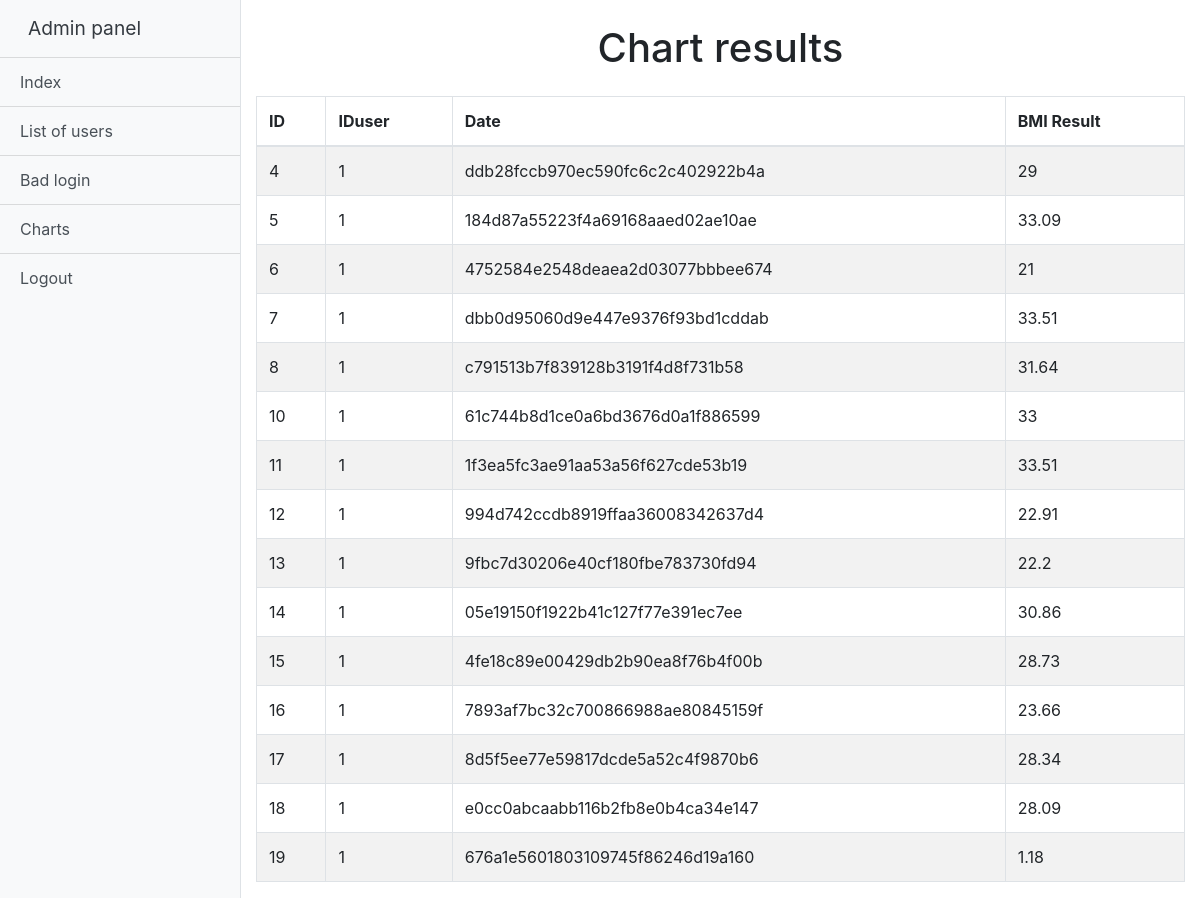
Screenshot of /adminPanel.php?action=charts (signed in) with the database file from the repository.
### tables this page shows
CREATE TABLE "chart" (
	`ID`	INTEGER NOT NULL PRIMARY KEY AUTOINCREMENT,
	`IDUser`	INTEGER,
	`date`	TEXT,
	`bmiResult`	REAL,
	FOREIGN KEY(`IDUser`) REFERENCES `users`(`ID`)
);

### charts.php (the view, shortened to what this page needs)
<?php
  if (isset($_SESSION["id"])) {
    $id = $_SESSION["id"];
    try {
      $db = new PDO("sqlite:database.sqlite");
    } catch (PDOException $e) {
      echo "Error!".$e->getMessage();
    }
      $query = "SELECT * FROM users WHERE ID = $id AND perm = 'admin'";
      $result = $db->query($query);
      if (!$result) {
        header("Location: index.php");
      } else {
        $rows = $result->fetch();
        if ($rows) {
?>
<div class="container-fluid mt-4">
  <h1 class="text-center">Chart results</h1>
  <table class="table-striped table table-bordered mt-4">
    <thead>
      <tr>
        <th>ID</th>
        <th>IDuser</th>
        <th>Date</th>
        <th>BMI Result</th>
      </tr>
    </thead>
    <tbody>
      <?php
        try {
          $conn = new PDO("sqlite:database.sqlite");
          $sql = "SELECT * FROM chart";
          $result = $conn->query($sql);
          if (!$result) {
            echo "<SCRIPT type='text/javascript'>
            alert('Error!!!');
              window.location.replace(\"adminPanel.php\");
            </SCRIPT>";
          } else {
            foreach ($result as $value) {
              echo "<tr>";
              echo "<td>".$value["ID"]."</td>";
              echo "<td>".$value["IDUser"]."</td>";
              echo "<td>".md5($value["date"])."</td>";
              echo "<td>".$value["bmiResult"]."</td>";
              echo "</tr>";
            }
          }
        } catch (PDOException $e) {
          echo "Error!".$e->getMessage();
        }
      ?>
    </tbody>
  </table>
</div>
<?php
} else {
  header("Location: index.php");
}
  }
} else {
  header("Location: index.php");
}
?>

### css/sidebar.css (style rules this page uses)
body { overflow-x: hidden; }

### rows the page displays
chart: ID "4", IDUser "1", date "ddb28fccb970ec590fc6c2c402922b4a", bmiResult "29"
chart: ID "5", IDUser "1", date "184d87a55223f4a69168aaed02ae10ae", bmiResult "33.09"
chart: ID "6", IDUser "1", date "4752584e2548deaea2d03077bbbee674", bmiResult "21"
chart: ID "7", IDUser "1", date "dbb0d95060d9e447e9376f93bd1cddab", bmiResult "33.51"
chart: ID "8", IDUser "1", date "c791513b7f839128b3191f4d8f731b58", bmiResult "31.64"
chart: ID "10", IDUser "1", date "61c744b8d1ce0a6bd3676d0a1f886599", bmiResult "33"
chart: ID "11", IDUser "1", date "1f3ea5fc3ae91aa53a56f627cde53b19", bmiResult "33.51"
chart: ID "12", IDUser "1", date "994d742ccdb8919ffaa36008342637d4", bmiResult "22.91"
chart: ID "13", IDUser "1", date "9fbc7d30206e40cf180fbe783730fd94", bmiResult "22.2"
chart: ID "14", IDUser "1", date "05e19150f1922b41c127f77e391ec7ee", bmiResult "30.86"
chart: ID "15", IDUser "1", date "4fe18c89e00429db2b90ea8f76b4f00b", bmiResult "28.73"
chart: ID "16", IDUser "1", date "7893af7bc32c700866988ae80845159f", bmiResult "23.66"
chart: ID "17", IDUser "1", date "8d5f5ee77e59817dcde5a52c4f9870b6", bmiResult "28.34"
chart: ID "18", IDUser "1", date "e0cc0abcaabb116b2fb8e0b4ca34e147", bmiResult "28.09"
chart: ID "19", IDUser "1", date "676a1e5601803109745f86246d19a160", bmiResult "1.18"
